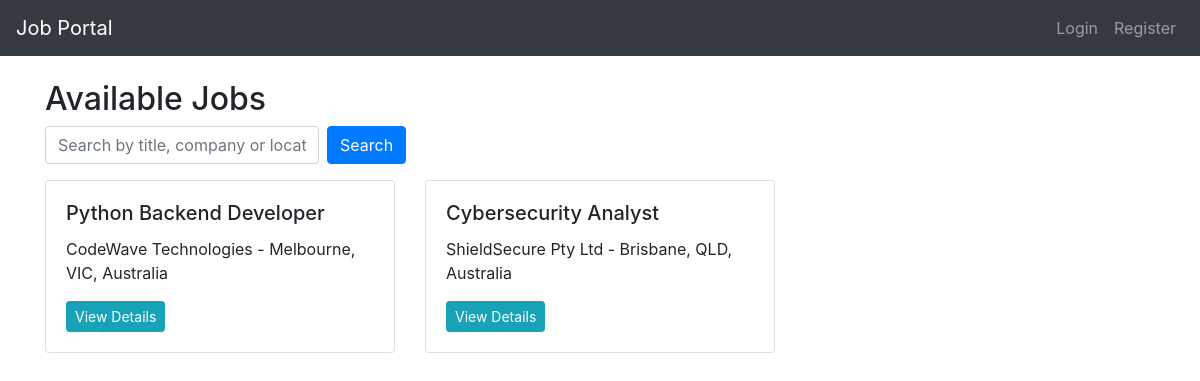
The page / on the database its author committed.
### jobportal/models.py (models this page shows, shortened)
class Job(models.Model):
    title = models.CharField(max_length=255)
    company_name = models.CharField(max_length=255)
    location = models.CharField(max_length=255)
    description = models.TextField()
    posted_by = models.ForeignKey(User, on_delete=models.CASCADE)
    created_at = models.DateTimeField(auto_now_add=True)

### jobportal/views.py (the view)
# urls.py: path('', views.home, name='home'),
def home(request):
    query = request.GET.get('q')
    if query:
        jobs = Job.objects.filter(title__icontains=query) | Job.objects.filter(company_name__icontains=query) | Job.objects.filter(location__icontains=query)
    else:
        jobs = Job.objects.all()
    return render(request, 'jobportal/home.html', {'jobs': jobs})

### jobportal/templates/jobportal/home.html
{% extends 'jobportal/base.html' %}
{% block content %}
<h2>Available Jobs</h2>
<form method="get" class="form-inline mb-3">
    <input type="text" name="q" class="form-control mr-2" placeholder="Search by title, company or location">
    <button type="submit" class="btn btn-primary">Search</button>
</form>
<div class="row">
    {% for job in jobs %}
    <div class="col-md-4">
        <div class="card mb-3">
            <div class="card-body">
                <h5 class="card-title">{{ job.title }}</h5>
                <p class="card-text">{{ job.company_name }} - {{ job.location }}</p>
                <a href="{% url 'job_detail' job.pk %}" class="btn btn-info btn-sm">View Details</a>
            </div>
        </div>
    </div>
    {% empty %}
    <p>No jobs found.</p>
    {% endfor %}
</div>
{% endblock %}

### jobportal/templates/jobportal/base.html (shortened to what this page needs)
{% load crispy_forms_tags %}
<!DOCTYPE html>
<html>
<head>
    <link href="https://cdn.jsdelivr.net/npm/bootstrap@4.6.2/dist/css/bootstrap.min.css" rel="stylesheet">
</head>
<body>
<nav class="navbar navbar-expand-lg navbar-dark bg-dark">
    <a class="navbar-brand" href="/">Job Portal</a>
    <div class="collapse navbar-collapse">
        <ul class="navbar-nav ml-auto">
            {% if user.is_authenticated %}
                <li class="nav-item"><a class="nav-link" href="{% url 'dashboard' %}">Dashboard</a></li>
                {% comment %} <li class="nav-item"><a class="nav-link" href="{% url 'logout' %}">Logout</a></li> {% endcomment %}
                 <form action="{% url 'logout' %}" method="post" style="display:inline;">
                    {% csrf_token %}
                    <button type="submit" class="btn btn-link nav-link" style="display:inline; border:none; background:none; padding:0;">
                    Logout  </button>
                </form>
                {% else %}
                <li class="nav-item"><a class="nav-link" href="{% url 'login' %}">Login</a></li>
                <li class="nav-item"><a class="nav-link" href="{% url 'register' %}">Register</a></li>
            {% endif %}
        </ul>
    </div>
</nav>
<div class="container mt-4">
    {% block content %}{% endblock %}
</div>
</body>
</html>

### rows shown on the page
Job: title "Python Backend Developer", company_name "CodeWave Technologies", location "Melbourne, VIC, Australia"
Job: title "Cybersecurity Analyst", company_name "ShieldSecure Pty Ltd", location "Brisbane, QLD, Australia"
